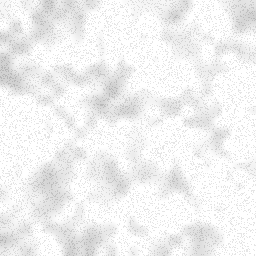
#> input picture skills/trip-photo-rubbing-scroll/assets/runtime/seal_grain.png, 256 x 256 px
$ python -i rubbing.py   (imports and definitions only)
#> lines starting #> are read from the running program, lines starting #| are printed output that depends on the picture
#> further down, picture is the input picture: PIL image 256x256 RGB; min 183, max 255, mean 240.7
# SPDX-License-Identifier: Apache-2.0
"""照片 → 拓片「白纹」图（0 = 墨，1 = 纸白）。只用 numpy + Pillow（有 scipy 会更快）。

拓片的道理：石面平整处上墨是黑的；刻进去的线和凹处碰不到墨，留白。
照片里对应「刻线」的是细节高通：瓦楞、窗格、山脊、树冠的亮边；天空、水面这类平滑的面就是墨黑的石面。
墨色不均和纸纤维交给着色器实时算，这里只输出白纹的强度。
"""
import numpy as np
from PIL import Image


def _box(a, r):
    c = np.cumsum(np.cumsum(np.pad(a, ((r + 1, r), (r + 1, r)), mode="edge"), 0), 1)
    return (c[2 * r + 1:, 2 * r + 1:] - c[:-2 * r - 1, 2 * r + 1:] - c[2 * r + 1:, :-2 * r - 1] + c[:-2 * r - 1, :-2 * r - 1]) / (2 * r + 1) ** 2


def gblur(a, s):
    try:
        from scipy.ndimage import gaussian_filter
        return gaussian_filter(a.astype(np.float32), s, mode="nearest")
    except ImportError:
        r = max(0, int(round((np.sqrt(4 * s * s + 1) - 1) / 2)))
        out = a.astype(np.float64)
        for _ in range(3):
            out = _box(out, r) if r > 0 else out
        return out.astype(np.float32)


def fbm(h, w, seed, scales=(4, 8, 16, 32), weights=(0.4, 0.3, 0.2, 0.1)):
    rng = np.random.default_rng(seed)
    acc = np.zeros((h, w), np.float32)
    for s, wt in zip(scales, weights):
        n = rng.random((max(2, h // s), max(2, w // s))).astype(np.float32)
        acc += wt * np.asarray(Image.fromarray(n, mode="F").resize((w, h), Image.BICUBIC), dtype=np.float32)
    acc -= acc.min()
    return acc / max(1e-6, acc.max())


def white_map(rgb, seed=1, fine=5.0, gain=0.03, thresh=0.012, broad=30.0):
    """返回 PIL L 图：白纹强度。fine 控制刻线粗细，thresh 越小纹越密。"""
#> called with seed = 1, fine = 5, gain = 0.03, thresh = 0.012, broad = 30
    a = np.asarray(rgb.convert("RGB"), dtype=np.float32) / 255.0
    L = 0.2126 * a[..., 0] + 0.7152 * a[..., 1] + 0.0722 * a[..., 2]
    h, w = L.shape
#> h = 256; w = 256
    k = h / 900.0                                   # 参数按 900 像素高标定，其他尺寸等比
#> k = 0.284
    s = L - gblur(L, fine * k)
#> in gblur, `return gaussian_filter(a.astype(np.float32), s, mode="nearest")`:
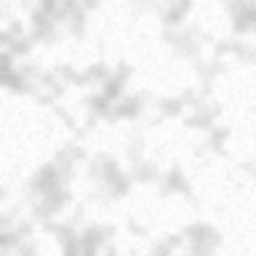
#> returned value: shape (256, 256) float32; min 0.772, max 1, mean 0.944
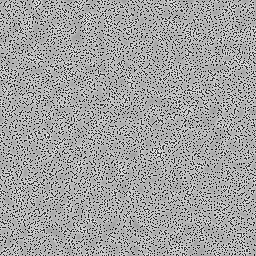
#> s: shape (256, 256) float32; min -0.0959, max 0.0552, mean -2.14e-06; drawn with min black and max white
    lines = np.clip((s - thresh) / gain, 0, 1)
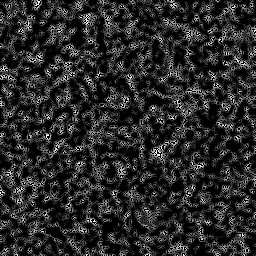
#> lines: shape (256, 256) float32; min 0, max 1, mean 0.16
    faces = np.clip((L - gblur(L, broad * k) - 0.03) / 0.12, 0, 1) * 0.5
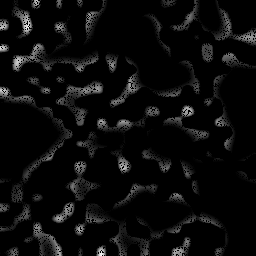
#> faces: shape (256, 256) float32; min 0, max 0.25, mean 0.0111; drawn with min black and max white
    white = np.clip(lines + faces, 0, 1)
    # 石面剥蚀：成片吃掉一些白纹，像年代久的碑
    erode = fbm(h, w, seed, scales=tuple(int(v * k) or 1 for v in (5, 10, 20, 40)), weights=(0.35, 0.3, 0.2, 0.15))
#> after the loop in fbm, `for s, wt in zip(scales, weights):`:
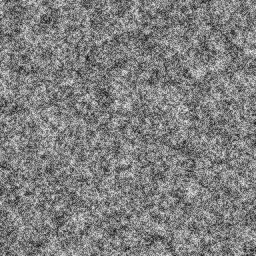
#> acc: shape (256, 256) float32; min 0.0541, max 0.931, mean 0.499
#> after the loop in fbm, `for s, wt in zip(scales, weights):`:
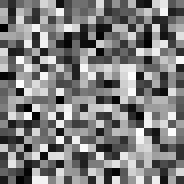
#> n: shape (23, 23) float32 (shown 8 times larger); min 0.00249, max 0.998, mean 0.494
    white *= np.clip((erode - 0.2) * 3.5, 0, 1) * 0.8 + 0.2
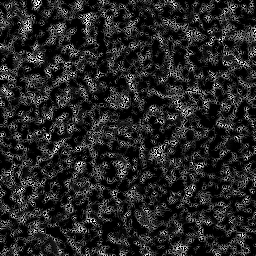
#> white: shape (256, 256) float32; min 0, max 1, mean 0.147
    return Image.fromarray((white * 255).astype(np.uint8), "L")
#> returned value: PIL image 256x256 L

>>> from PIL import Image
>>> picture = Image.open('../assets/runtime/seal_grain.png')
>>> result = white_map(picture)
